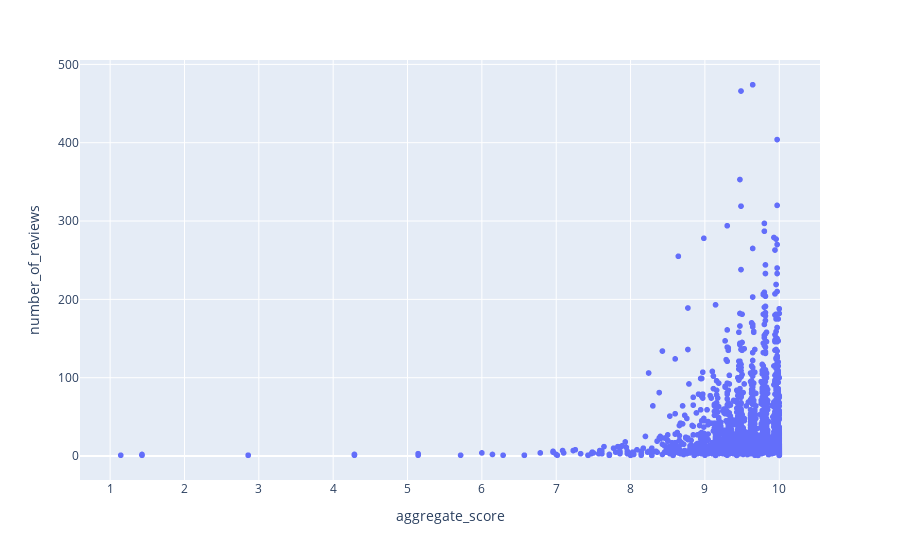

This figure's notebook cell:
### Markdown cell above
### Let's have a look at the distribution of scores in the data

### Code cell
df_listings.plot(kind="scatter", x="aggregate_score", y="number_of_reviews").update_layout(showlegend=False)

### Figure 1 — Plotly figure (JSON) as saved in the notebook; plotly's stock layout.template omitted (floating-point values rounded to 4 significant figures; data arrays with more than 128 entries replaced by an {"elided": "..."} marker saying what was removed)
{"data": [{"hovertemplate": "aggregate_score=%{x}<br>number_of_reviews=%{y}<extra></extra>", "legendgroup": "", "marker": {"color": "#636efa", "symbol": "circle"}, "mode": "markers", "name": "", "showlegend": false, "type": "scattergl", "x": {"elided": "3171 float values"}, "xaxis": "x", "y": {"elided": "3171 int values"}, "yaxis": "y"}], "layout": {"legend": {"tracegroupgap": 0}, "margin": {"t": 60}, "showlegend": false, "xaxis": {"anchor": "y", "domain": [0, 1], "title": {"text": "aggregate_score"}}, "yaxis": {"anchor": "x", "domain": [0, 1], "title": {"text": "number_of_reviews"}}}}
